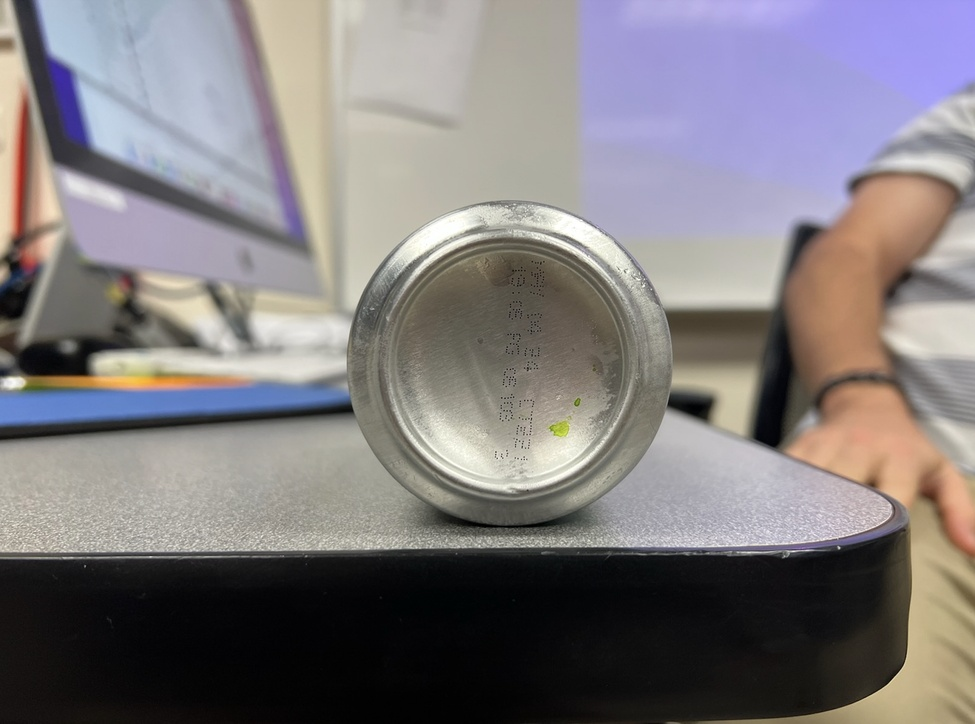
#> input picture can.jpg, 975 x 724 px, shrunk from 1938 x 1438 before the run
$ python main.py
#> lines starting #> are read from the running program, lines starting #| are printed output that depends on the picture
import cv2
import numpy as np

#reads img file in full color
image = cv2.imread('can.jpg', cv2.IMREAD_COLOR)
#> image is the input picture: shape (724, 975, 3); mean B, G, R 124.7, 122.8, 127.6

#processes img by converting to grayscale and blurs 3x3
def image_processing(image):
    grayscale_img = cv2.cvtColor(image, cv2.COLOR_BGR2GRAY)
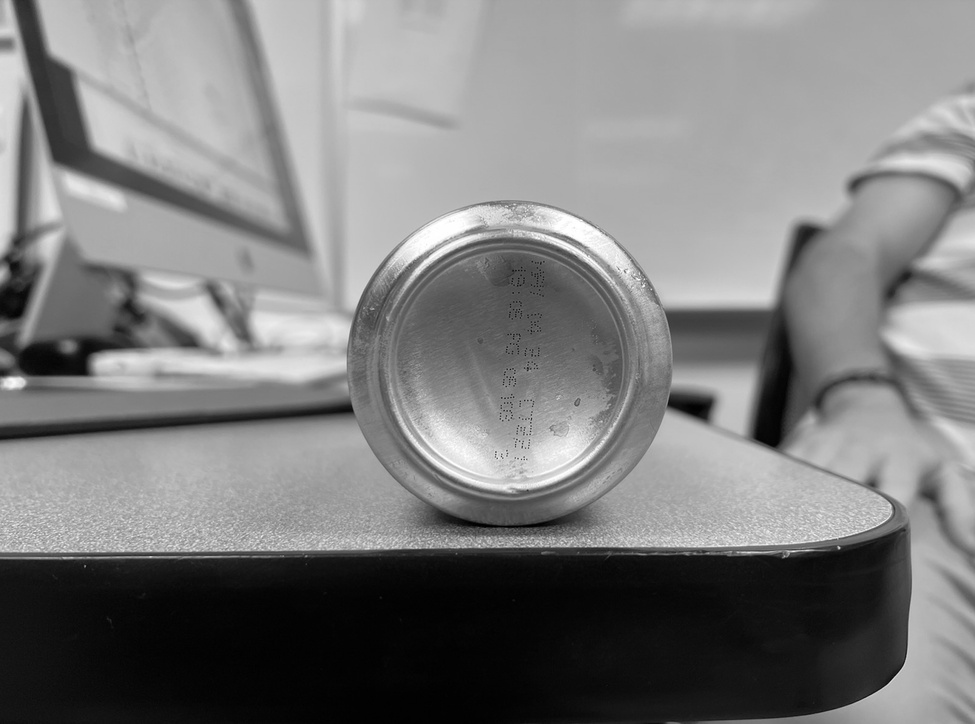
#> grayscale_img: shape (724, 975); min 0, max 255, mean 124.5
    blurring_img = cv2.blur(grayscale_img, (3, 3))
    return blurring_img

#finds circles in the img and draws them
def find_circles(p_image):
    #detects what is considered a circle
    found_circle = cv2.HoughCircles(p_image, cv2.HOUGH_GRADIENT, dp = 1, minDist = 25, param1 = 55, param2 = 30, minRadius = 40, maxRadius = 500)
#> found_circle = 757 rows, first 8: [508.5, 364.5, 119.8], [740.5, 63.5, 465.3], [751.5, 104.5, 441.1], [497.5, 339.5, 138.5], [532.5, 374.5, 137.5], [465.5, 48.5, 499.4], [239.5, 94.5, 460.9], [256.5, 152.5, 405.9]

    #if circle found, rounds midpoint x and y coords and radius
    rounding = np.around(found_circle)
#> rounding = 757 rows, first 8: [508, 364, 120], [740, 64, 465], [752, 104, 441], [498, 340, 138], [532, 374, 138], [466, 48, 499], [240, 94, 461], [256, 152, 406]
    found_circle = np.uint16(rounding)
#> found_circle has the same summary as rounding

    #for every row(circle) the circle detector finds, it assigns the 1st element as x coord, 2nd element as y coord, and 3rd element as radius
    for single_circle in found_circle[0, :]:
        x_center = single_circle[0]
        y_center = single_circle[1]
        radius = single_circle[2]

        #draws the circle and midpoint on the image
        cv2.circle(image, center = (x_center, y_center), radius = 3, color = (240, 207, 137), thickness = 5)
        cv2.circle(image, center = (x_center, y_center), radius = radius, color = (193, 182, 255), thickness = 6)
        cv2.imshow('Circle', image)
        cv2.waitKey(0)
#> this loop made 757 passes
#> pass 1, in find_circles, `cv2.imshow('Circle', image)`:
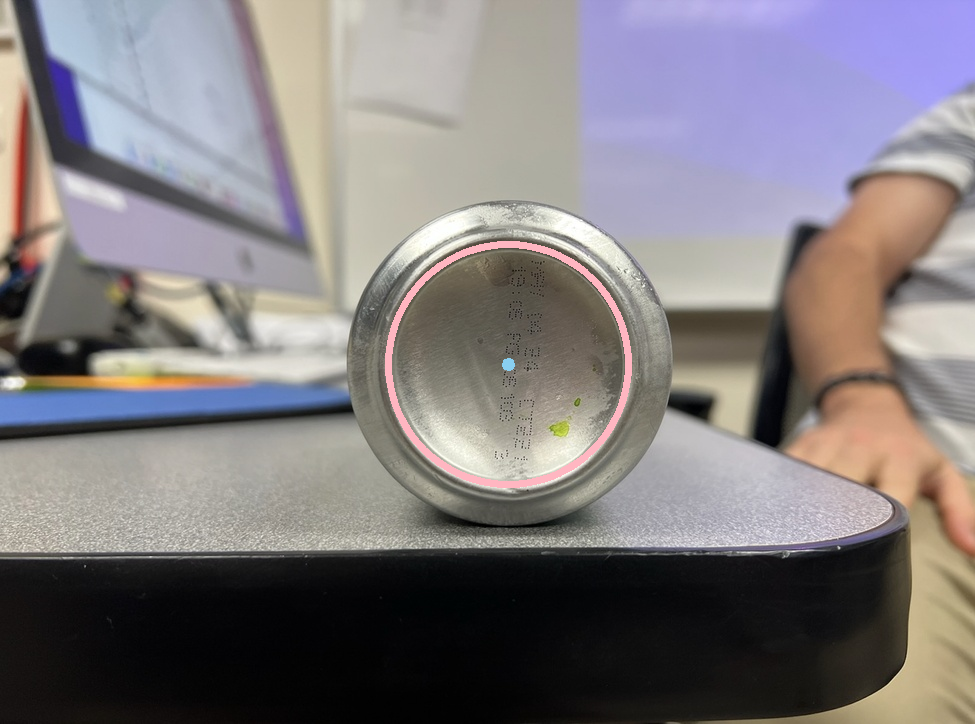
#> window 'Circle': shape (724, 975, 3); mean B, G, R 125.1, 123.1, 128.4
#> pass 2, in find_circles, `cv2.imshow('Circle', image)`:
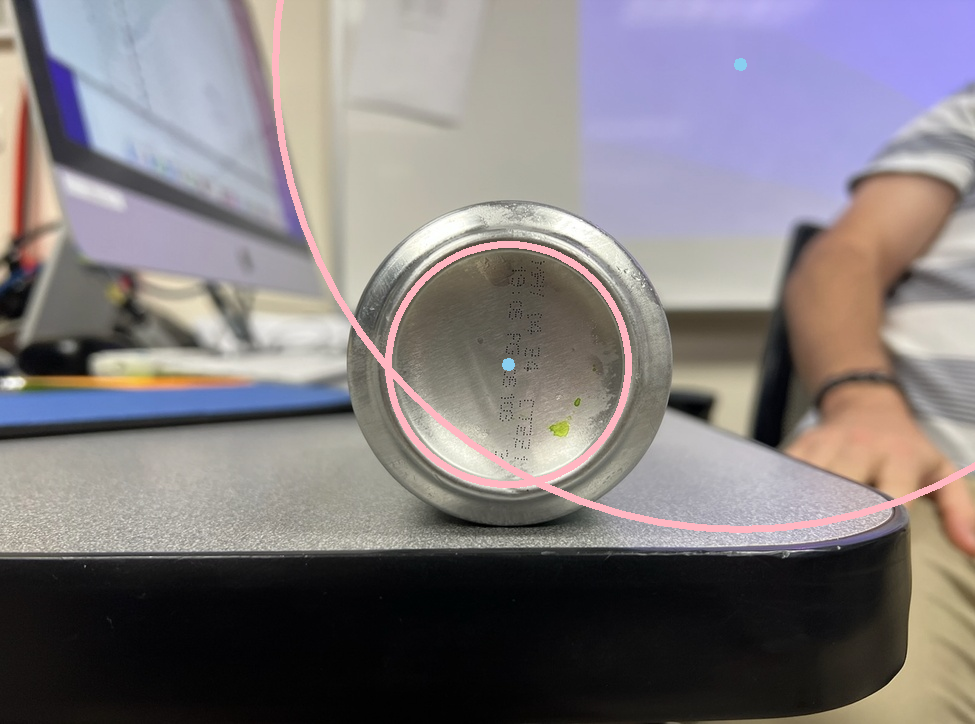
#> window 'Circle': shape (724, 975, 3); mean B, G, R 125.5, 123.3, 129.2
#> after the loop:
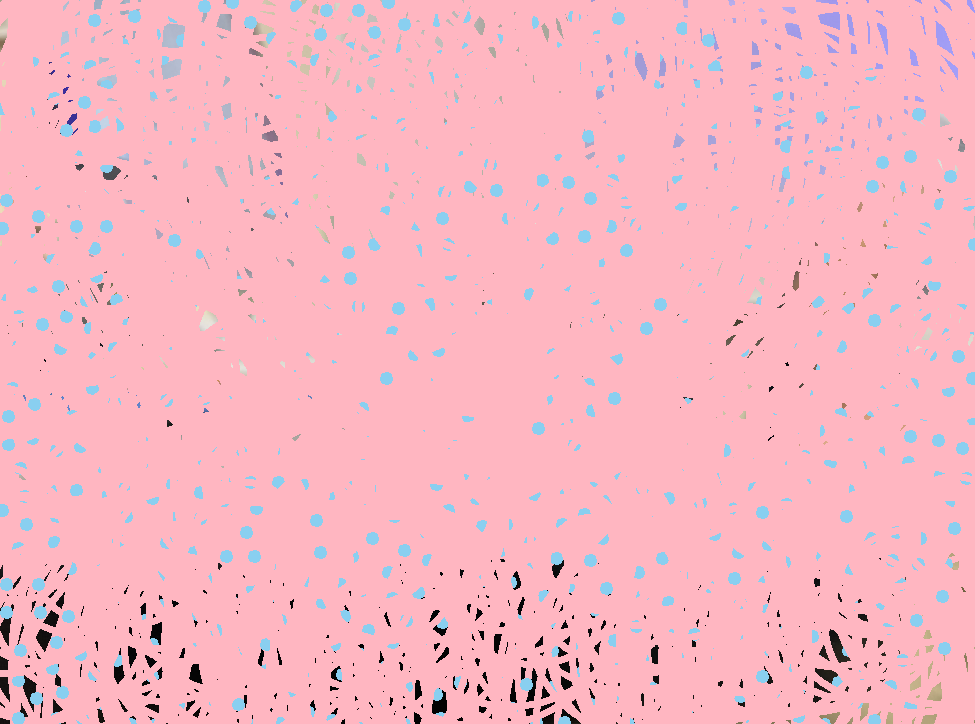
#> image: shape (724, 975, 3); mean B, G, R 192.6, 180.7, 245.8

processed_img = image_processing(image)
circle = find_circles(processed_img)
